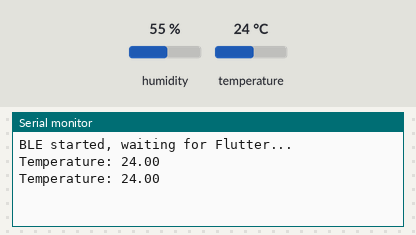
Simulated run of this sketch. Board: ESP32. Parts: the last lines printed to the serial monitor. Inputs (shaded band) come from the test bench; at power-on: temperature 24 °C, humidity 55 %. Nothing arrives over Bluetooth unless stated; a phone connects over Bluetooth LE 3 s after start.

Above: at 2.8 s.
2.9 s: temperature set to 12 °C
At 4.9 s:
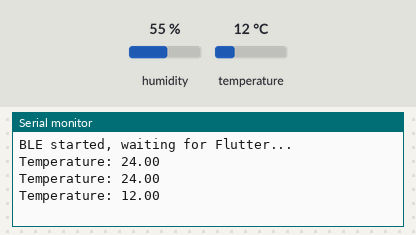
5.6 s: temperature set to 19 °C
At 7.3 s:
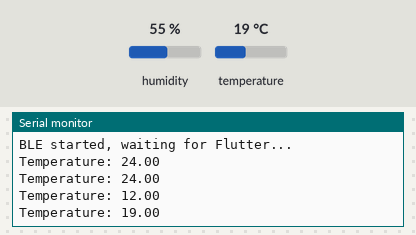
Timing chart, 0 to 8.8 s (numbered marks = the images above; inputs shaded):
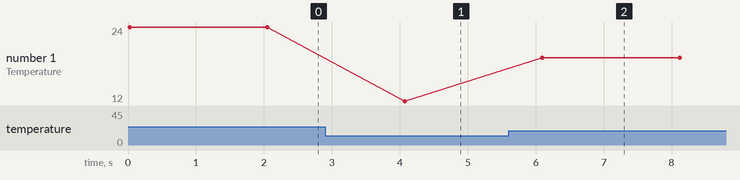

The sketch:

Arduino_Sensor.ino
```cpp
#include <BLEDevice.h>
#include <BLEServer.h>
#include <BLEUtils.h>
#include <BLE2902.h>

#include "DHT.h"

#define DHTPIN 4
#define DHTTYPE DHT11

DHT dht(DHTPIN, DHTTYPE);

BLECharacteristic *pCharacteristic;

#define SERVICE_UUID        "12345678-1234-1234-1234-1234567890ab"
#define CHARACTERISTIC_UUID "abcd1234-5678-1234-5678-abcdef123456"

void setup() {
  Serial.begin(115200);
  dht.begin();

  BLEDevice::init("ESP32_Temperature");
  BLEServer *pServer = BLEDevice::createServer();
  BLEService *pService = pServer->createService(SERVICE_UUID);

  pCharacteristic = pService->createCharacteristic(
                      CHARACTERISTIC_UUID,
                      BLECharacteristic::PROPERTY_READ |
                      BLECharacteristic::PROPERTY_NOTIFY
                    );

  pCharacteristic->addDescriptor(new BLE2902());
  pService->start();

  BLEAdvertising *pAdvertising = BLEDevice::getAdvertising();
  pAdvertising->start();

  Serial.println("BLE started, waiting for Flutter...");
}

void loop() {
  float temp = dht.readTemperature();

  if (!isnan(temp)) {
    char tempString[8];
    dtostrf(temp, 1, 2, tempString);

    pCharacteristic->setValue(tempString);
    pCharacteristic->notify();

    Serial.print("Temperature: ");
    Serial.println(tempString);
  }

  delay(2000);
}
```

Measured:
- after the input at 2.9 s, the serial monitor: prints a new line after 1.2 s (image 1)
- after the input at 5.6 s, the serial monitor: prints a new line after 0.49 s (image 2)
- plotted number 1: 24 → 12 after the input at 2.9 s, 12 → 19 after the input at 5.6 s
